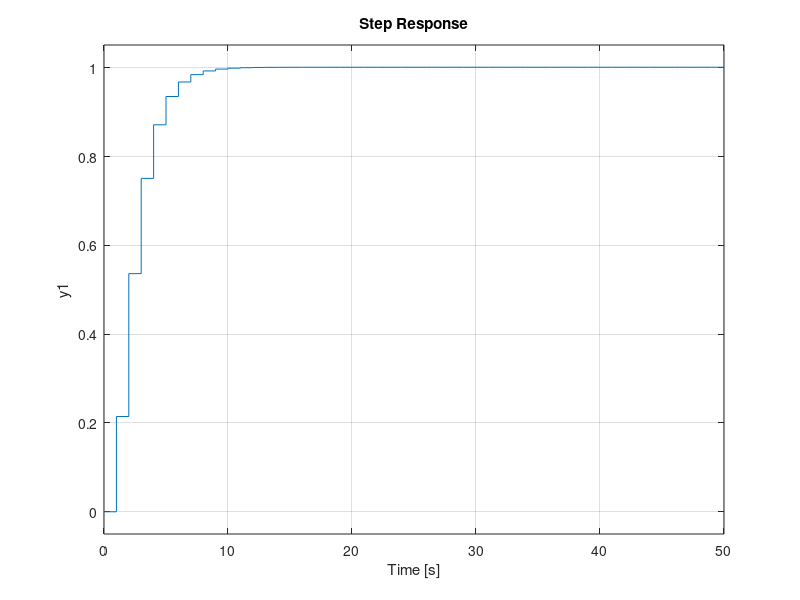

Write MATLAB code to recreate this figure.
% Chapter 13: Digital Control Systems% MP13.1%num=[0.2145 0.1609]; den=[1 -0.75 0.125];sys=tf(num,den,1);step(sys,[0:1:50]) 